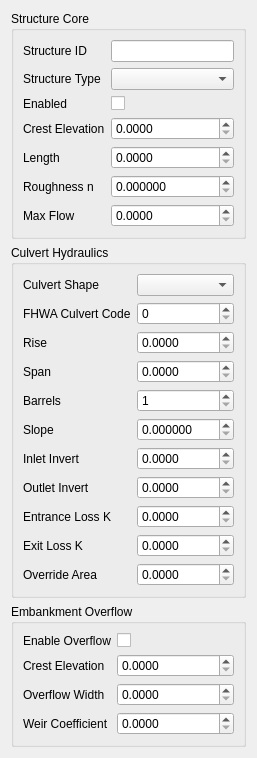
<?xml version="1.0" encoding="UTF-8"?>
<ui version="4.0">
 <class>SWE2DStructuresCulvertForm</class>
 <widget class="QWidget" name="SWE2DStructuresCulvertForm">
  <layout class="QVBoxLayout" name="verticalLayout">
   <item>
    <widget class="QGroupBox" name="groupCore">
     <property name="title">
      <string>Structure Core</string>
     </property>
     <layout class="QFormLayout" name="formCore">
      <item row="0" column="0"><widget class="QLabel" name="label_structure_id"><property name="text"><string>Structure ID</string></property></widget></item>
      <item row="0" column="1"><widget class="QLineEdit" name="structure_id"/></item>
      <item row="1" column="0"><widget class="QLabel" name="label_structure_type"><property name="text"><string>Structure Type</string></property></widget></item>
      <item row="1" column="1"><widget class="QComboBox" name="structure_type"/></item>
      <item row="2" column="0"><widget class="QLabel" name="label_enabled"><property name="text"><string>Enabled</string></property></widget></item>
      <item row="2" column="1"><widget class="QCheckBox" name="enabled"><property name="text"><string/></property></widget></item>
      <item row="3" column="0"><widget class="QLabel" name="label_crest_elev"><property name="text"><string>Crest Elevation</string></property></widget></item>
      <item row="3" column="1"><widget class="QDoubleSpinBox" name="crest_elev"><property name="decimals"><number>4</number></property><property name="maximum"><double>1000000.0</double></property></widget></item>
      <item row="4" column="0"><widget class="QLabel" name="label_length"><property name="text"><string>Length</string></property></widget></item>
      <item row="4" column="1"><widget class="QDoubleSpinBox" name="length"><property name="decimals"><number>4</number></property><property name="maximum"><double>1000000.0</double></property></widget></item>
      <item row="5" column="0"><widget class="QLabel" name="label_roughness_n"><property name="text"><string>Roughness n</string></property></widget></item>
      <item row="5" column="1"><widget class="QDoubleSpinBox" name="roughness_n"><property name="decimals"><number>6</number></property><property name="maximum"><double>1000.0</double></property></widget></item>
      <item row="6" column="0"><widget class="QLabel" name="label_max_flow"><property name="text"><string>Max Flow</string></property></widget></item>
      <item row="6" column="1"><widget class="QDoubleSpinBox" name="max_flow"><property name="decimals"><number>4</number></property><property name="maximum"><double>1000000.0</double></property></widget></item>
     </layout>
    </widget>
   </item>
   <item>
    <widget class="QGroupBox" name="groupCulvert">
     <property name="title">
      <string>Culvert Hydraulics</string>
     </property>
     <layout class="QFormLayout" name="formCulvert">
      <item row="0" column="0"><widget class="QLabel" name="label_culvert_shape"><property name="text"><string>Culvert Shape</string></property></widget></item>
      <item row="0" column="1"><widget class="QComboBox" name="culvert_shape"/></item>
      <item row="1" column="0"><widget class="QLabel" name="label_culvert_code"><property name="text"><string>FHWA Culvert Code</string></property></widget></item>
      <item row="1" column="1"><widget class="QSpinBox" name="culvert_code"><property name="maximum"><number>999</number></property></widget></item>
      <item row="2" column="0"><widget class="QLabel" name="label_culvert_rise"><property name="text"><string>Rise</string></property></widget></item>
      <item row="2" column="1"><widget class="QDoubleSpinBox" name="culvert_rise"><property name="decimals"><number>4</number></property><property name="maximum"><double>1000000.0</double></property></widget></item>
      <item row="3" column="0"><widget class="QLabel" name="label_culvert_span"><property name="text"><string>Span</string></property></widget></item>
      <item row="3" column="1"><widget class="QDoubleSpinBox" name="culvert_span"><property name="decimals"><number>4</number></property><property name="maximum"><double>1000000.0</double></property></widget></item>
      <item row="4" column="0"><widget class="QLabel" name="label_culvert_barrels"><property name="text"><string>Barrels</string></property></widget></item>
      <item row="4" column="1"><widget class="QSpinBox" name="culvert_barrels"><property name="minimum"><number>1</number></property><property name="maximum"><number>128</number></property></widget></item>
      <item row="5" column="0"><widget class="QLabel" name="label_culvert_slope"><property name="text"><string>Slope</string></property></widget></item>
      <item row="5" column="1"><widget class="QDoubleSpinBox" name="culvert_slope"><property name="decimals"><number>6</number></property><property name="maximum"><double>1000.0</double></property></widget></item>
      <item row="6" column="0"><widget class="QLabel" name="label_inlet_invert"><property name="text"><string>Inlet Invert</string></property></widget></item>
      <item row="6" column="1"><widget class="QDoubleSpinBox" name="inlet_invert_elev"><property name="decimals"><number>4</number></property><property name="maximum"><double>1000000.0</double></property></widget></item>
      <item row="7" column="0"><widget class="QLabel" name="label_outlet_invert"><property name="text"><string>Outlet Invert</string></property></widget></item>
      <item row="7" column="1"><widget class="QDoubleSpinBox" name="outlet_invert_elev"><property name="decimals"><number>4</number></property><property name="maximum"><double>1000000.0</double></property></widget></item>
      <item row="8" column="0"><widget class="QLabel" name="label_entrance_loss"><property name="text"><string>Entrance Loss K</string></property></widget></item>
      <item row="8" column="1"><widget class="QDoubleSpinBox" name="entrance_loss_k"><property name="decimals"><number>4</number></property><property name="maximum"><double>1000.0</double></property></widget></item>
      <item row="9" column="0"><widget class="QLabel" name="label_exit_loss"><property name="text"><string>Exit Loss K</string></property></widget></item>
      <item row="9" column="1"><widget class="QDoubleSpinBox" name="exit_loss_k"><property name="decimals"><number>4</number></property><property name="maximum"><double>1000.0</double></property></widget></item>
      <item row="10" column="0"><widget class="QLabel" name="label_culvert_area"><property name="text"><string>Override Area</string></property></widget></item>
      <item row="10" column="1"><widget class="QDoubleSpinBox" name="culvert_area_m2"><property name="decimals"><number>4</number></property><property name="maximum"><double>1000000.0</double></property></widget></item>
     </layout>
    </widget>
   </item>
   <item>
    <widget class="QGroupBox" name="groupEmbankment">
     <property name="title">
      <string>Embankment Overflow</string>
     </property>
     <layout class="QFormLayout" name="formEmbankment">
      <item row="0" column="0"><widget class="QLabel" name="label_embankment_enabled"><property name="text"><string>Enable Overflow</string></property></widget></item>
      <item row="0" column="1"><widget class="QCheckBox" name="embankment_enabled"><property name="text"><string/></property></widget></item>
      <item row="1" column="0"><widget class="QLabel" name="label_embankment_crest"><property name="text"><string>Crest Elevation</string></property></widget></item>
      <item row="1" column="1"><widget class="QDoubleSpinBox" name="embankment_crest_elev"><property name="decimals"><number>4</number></property><property name="maximum"><double>1000000.0</double></property></widget></item>
      <item row="2" column="0"><widget class="QLabel" name="label_embankment_width"><property name="text"><string>Overflow Width</string></property></widget></item>
      <item row="2" column="1"><widget class="QDoubleSpinBox" name="embankment_overflow_width"><property name="decimals"><number>4</number></property><property name="maximum"><double>1000000.0</double></property></widget></item>
      <item row="3" column="0"><widget class="QLabel" name="label_embankment_coeff"><property name="text"><string>Weir Coefficient</string></property></widget></item>
      <item row="3" column="1"><widget class="QDoubleSpinBox" name="embankment_weir_coeff"><property name="decimals"><number>4</number></property><property name="maximum"><double>1000.0</double></property></widget></item>
     </layout>
    </widget>
   </item>
  </layout>
 </widget>
 <resources/>
 <connections/>
</ui>
